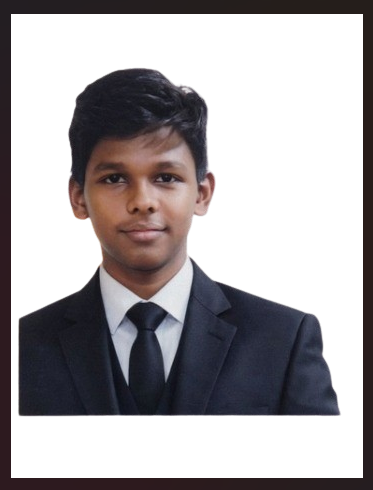
#> input picture mht.png, 373 x 490 px
$ jupyter execute exp4.ipynb
#> lines starting #> are read from the running program, lines starting #| are printed output that depends on the picture
[cell 1]
import cv2
import numpy as np
import matplotlib.pyplot as plt

img = cv2.imread("mht.png")
#> img is the input picture: shape (490, 373, 3); mean B, G, R 168.1, 165.7, 169.6

if img is None:
    print("Error: Image not found")
    exit()

img_rgb = cv2.cvtColor(img, cv2.COLOR_BGR2RGB)

height, width = img.shape[:2]
#> height = 490; width = 373


translation_matrix = np.float32([
    [1, 0, 50],
    [0, 1, 80]
])

translated = cv2.warpAffine(img, translation_matrix, (width, height))
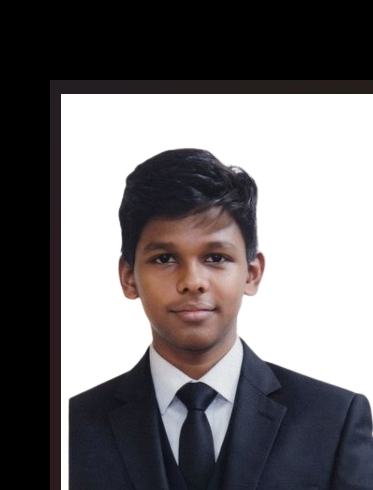
#> translated: shape (490, 373, 3); mean B, G, R 113.4, 111.2, 114.4

translated_rgb = cv2.cvtColor(translated, cv2.COLOR_BGR2RGB)


plt.figure(figsize=(10,5))

plt.subplot(1,2,1)
plt.imshow(img_rgb)
plt.title("Original Image")
plt.axis("off")

plt.subplot(1,2,2)
plt.imshow(translated_rgb)
plt.title("Translated Image")
plt.axis("off")

plt.show()

downscaled = cv2.resize(img, None, fx=0.5, fy=0.5)

upscaled = cv2.resize(img, None, fx=2, fy=2)


plt.figure(figsize=(12,5))

plt.subplot(1,3,1)
plt.imshow(img_rgb)
plt.title("Original Image")
plt.axis("off")

plt.subplot(1,3,2)
plt.imshow(cv2.cvtColor(downscaled, cv2.COLOR_BGR2RGB))
plt.title("Downscaled 0.5x")
plt.axis("off")

plt.subplot(1,3,3)
plt.imshow(cv2.cvtColor(upscaled, cv2.COLOR_BGR2RGB))
plt.title("Upscaled 2x")
plt.axis("off")

plt.show()

shear_horizontal = np.float32([
    [1, 0.5, 0],
    [0, 1, 0]
])

horizontal_shear = cv2.warpAffine(
    img,
    shear_horizontal,
    (width + int(height*0.5), height)
)
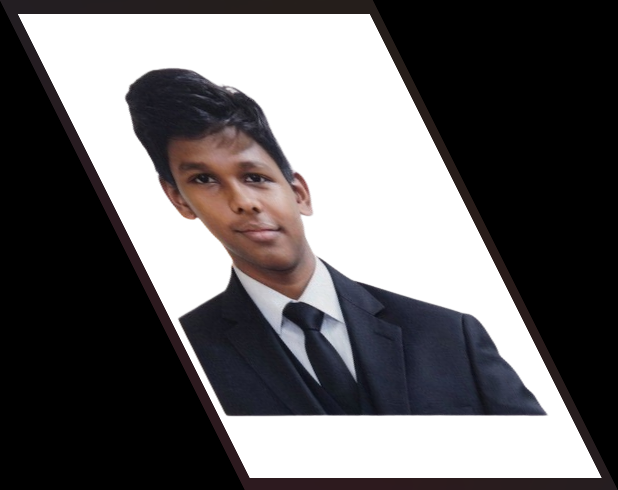
#> horizontal_shear: shape (490, 618, 3); mean B, G, R 101.5, 100, 102.4


shear_vertical = np.float32([
    [1, 0, 0],
    [0.5, 1, 0]
])

vertical_shear = cv2.warpAffine(
    img,
    shear_vertical,
    (width, height + int(width*0.5))
)
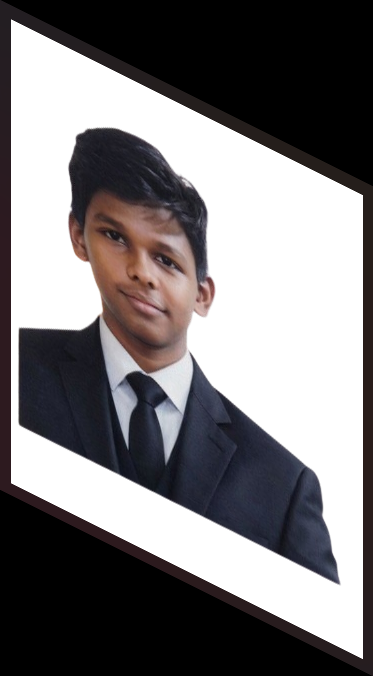
#> vertical_shear: shape (676, 373, 3); mean B, G, R 121.9, 120.1, 123


plt.figure(figsize=(12,5))

plt.subplot(1,3,1)
plt.imshow(img_rgb)
plt.title("Original Image")
plt.axis("off")

plt.subplot(1,3,2)
plt.imshow(cv2.cvtColor(horizontal_shear, cv2.COLOR_BGR2RGB))
plt.title("Horizontal Shearing")
plt.axis("off")

plt.subplot(1,3,3)
plt.imshow(cv2.cvtColor(vertical_shear, cv2.COLOR_BGR2RGB))
plt.title("Vertical Shearing")
plt.axis("off")

plt.show()


horizontal_flip = cv2.flip(img, 1)
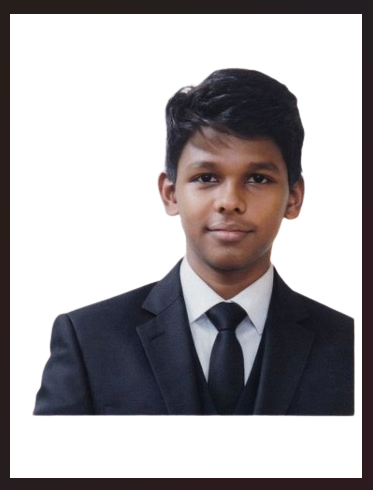
#> horizontal_flip: shape (490, 373, 3); mean B, G, R 168.1, 165.7, 169.6

vertical_flip = cv2.flip(img, 0)
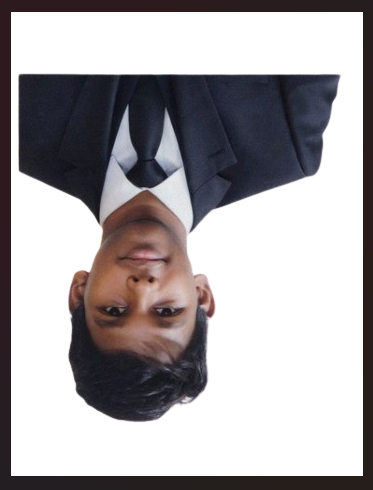
#> vertical_flip: shape (490, 373, 3); mean B, G, R 168.1, 165.7, 169.6

both_flip = cv2.flip(img, -1)
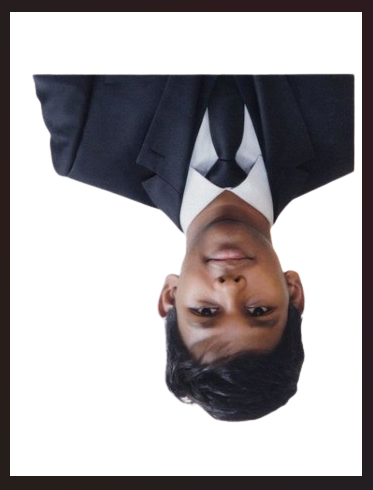
#> both_flip: shape (490, 373, 3); mean B, G, R 168.1, 165.7, 169.6


plt.figure(figsize=(12,5))

plt.subplot(1,4,1)
plt.imshow(img_rgb)
plt.title("Original")
plt.axis("off")

plt.subplot(1,4,2)
plt.imshow(cv2.cvtColor(horizontal_flip, cv2.COLOR_BGR2RGB))
plt.title("Horizontal Flip")
plt.axis("off")

plt.subplot(1,4,3)
plt.imshow(cv2.cvtColor(vertical_flip, cv2.COLOR_BGR2RGB))
plt.title("Vertical Flip")
plt.axis("off")

plt.subplot(1,4,4)
plt.imshow(cv2.cvtColor(both_flip, cv2.COLOR_BGR2RGB))
plt.title("Both Axis Flip")
plt.axis("off")

plt.show()
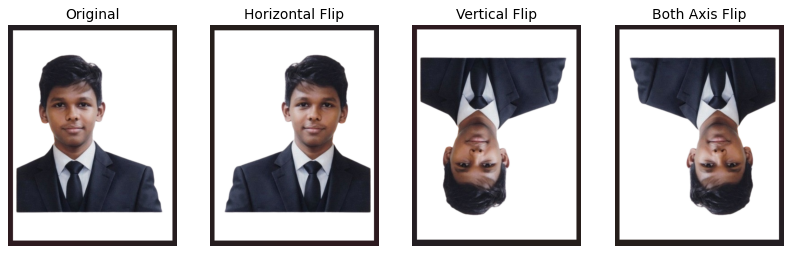
#> figure drawn by matplotlib, 4 panels


center = (width//2, height//2)
#> center = (186, 245)


rotation_45_matrix = cv2.getRotationMatrix2D(
    center,
    45,
    1
)

rotated_45 = cv2.warpAffine(
    img,
    rotation_45_matrix,
    (width,height)
)
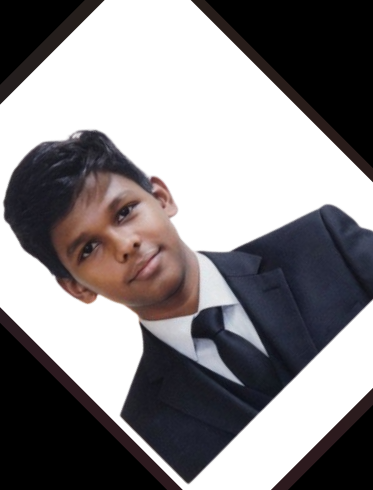
#> rotated_45: shape (490, 373, 3); mean B, G, R 133.4, 131.3, 134.6


rotation_90_matrix = cv2.getRotationMatrix2D(
    center,
    90,
    1
)

rotated_90 = cv2.warpAffine(
    img,
    rotation_90_matrix,
    (width,height)
)
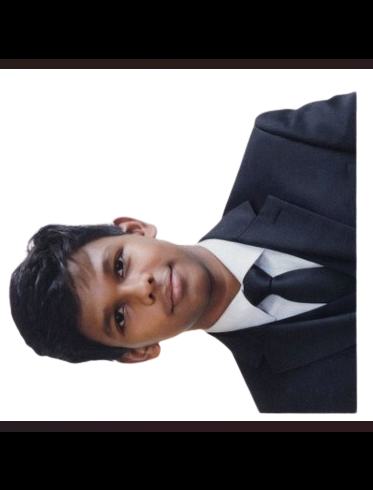
#> rotated_90: shape (490, 373, 3); mean B, G, R 121.5, 119.2, 122.5


plt.figure(figsize=(10,5))

plt.subplot(1,3,1)
plt.imshow(img_rgb)
plt.title("Original Image")
plt.axis("off")

plt.subplot(1,3,2)
plt.imshow(cv2.cvtColor(rotated_45, cv2.COLOR_BGR2RGB))
plt.title("45 Degree Rotation")
plt.axis("off")

plt.subplot(1,3,3)
plt.imshow(cv2.cvtColor(rotated_90, cv2.COLOR_BGR2RGB))
plt.title("90 Degree Rotation")
plt.axis("off")

plt.show()
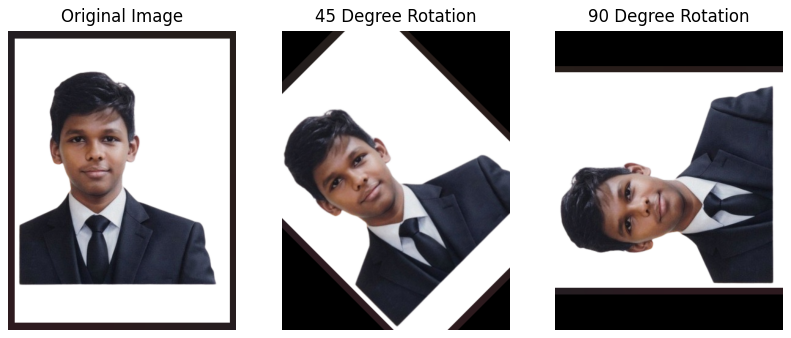
#> figure drawn by matplotlib, 3 panels
